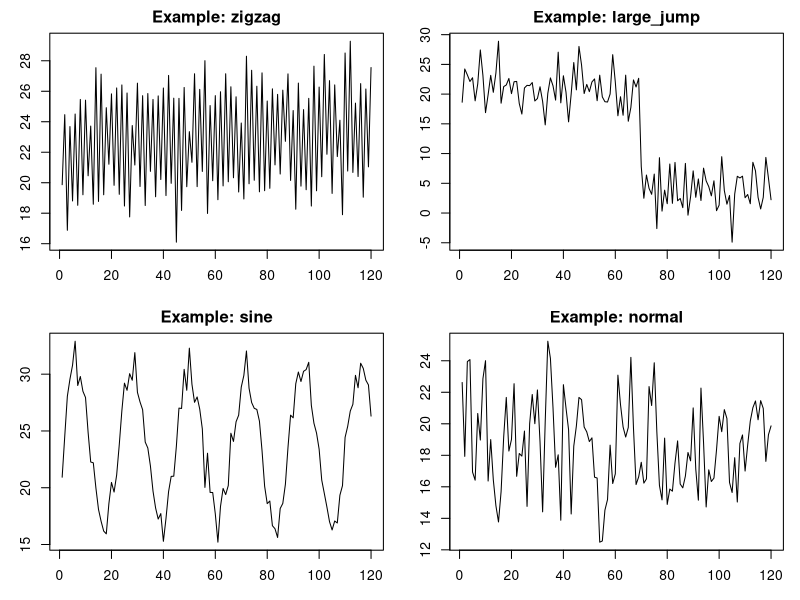
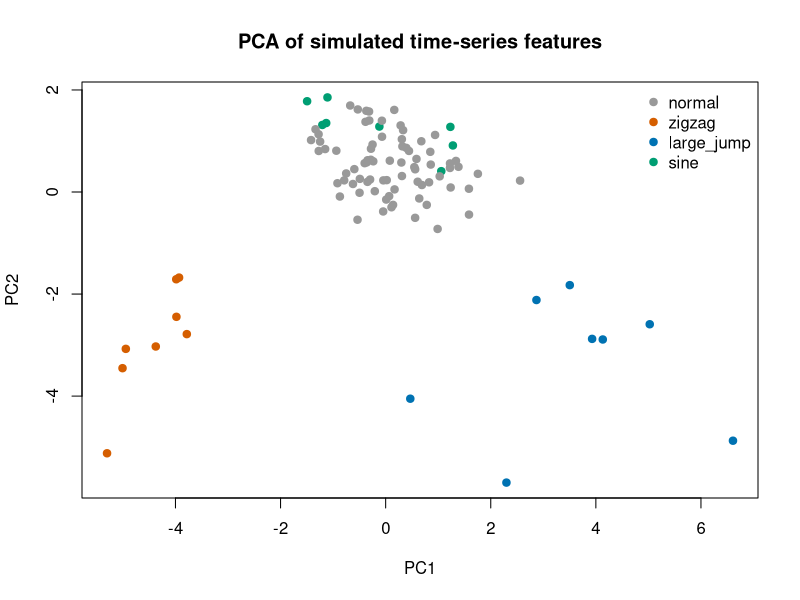

These charts were generated, in order, by the following R code:
# ============================================================
# Simulate 100 time series, compute temporal features, and run PCA
# Each series has 120 observations (> 20)
# ============================================================

# Install once if needed:
# install.packages("mgcv")

set.seed(20261029)

# -----------------------------
# 1. Generate 100 time series
# -----------------------------
n_series <- 100
n_time <- 120
time <- seq_len(n_time)

zigzag_ids <- 1:8
jump_ids   <- 9:16
sine_ids   <- 17:24

series_list <- vector("list", n_series)
metadata <- data.frame(
  series_id = sprintf("series_%03d", seq_len(n_series)),
  pattern = character(n_series),
  n = rep(n_time, n_series),
  jump_position = rep(NA_integer_, n_series),
  jump_size = rep(NA_real_, n_series)
)

for (i in seq_len(n_series)) {
  level <- rnorm(1, mean = 20, sd = 5)
  slope <- runif(1, min = -0.05, max = 0.08)
  noise_sd <- runif(1, min = 0.8, max = 2.8)
  noise <- rnorm(n_time, mean = 0, sd = noise_sd)
  trend <- slope * time

  if (i %in% zigzag_ids) {
    # Strong alternating up/down movement
    amplitude <- runif(1, 3, 6.5)
    y <- level + trend + amplitude * (-1)^time + 0.4 * noise
    metadata$pattern[i] <- "zigzag"

  } else if (i %in% jump_ids) {
    # One large sudden level shift
    jump_at <- sample(30:90, 1)
    jump_size <- sample(c(-1, 1), 1) * runif(1, 8, 18)
    y <- level + trend + noise
    y[(jump_at + 1):n_time] <- y[(jump_at + 1):n_time] + jump_size
    metadata$pattern[i] <- "large_jump"
    metadata$jump_position[i] <- jump_at + 1L
    metadata$jump_size[i] <- jump_size

  } else if (i %in% sine_ids) {
    # Clear sinusoidal pattern
    period <- runif(1, 18, 42)
    amplitude <- runif(1, 4, 8)
    phase <- runif(1, 0, 2 * pi)
    y <- level + trend +
      amplitude * sin(2 * pi * time / period + phase) +
      0.4 * noise
    metadata$pattern[i] <- "sine"

  } else {
    # Ordinary simulated series: trend + AR(1) noise;
    # a subset has only weak seasonality.
    phi <- runif(1, 0.1, 0.8)
    innovations <- rnorm(n_time, 0, noise_sd)
    ar_noise <- numeric(n_time)
    ar_noise[1] <- innovations[1]

    for (j in 2:n_time) {
      ar_noise[j] <- phi * ar_noise[j - 1] + innovations[j]
    }

    y <- level + trend + ar_noise

    if (runif(1) < 0.25) {
      period <- runif(1, 20, 60)
      weak_amplitude <- runif(1, 0.3, 1.5)
      phase <- runif(1, 0, 2 * pi)
      y <- y + weak_amplitude * sin(2 * pi * time / period + phase)
    }

    metadata$pattern[i] <- "normal"
  }

  series_list[[i]] <- as.numeric(y)
}

stopifnot(length(series_list) == 100)
stopifnot(all(lengths(series_list) > 20))

# Long-format data frame: one row per time point
series_data <- data.frame(
  series_id = rep(metadata$series_id, each = n_time),
  time = rep(time, times = n_series),
  value = unlist(series_list, use.names = FALSE)
)

# Optional overview plot of all generated series
old_par <- par(no.readonly = TRUE)
par(mfrow = c(2, 2), mar = c(3, 3, 2, 1))
for (p in c("zigzag", "large_jump", "sine", "normal")) {
  ids <- which(metadata$pattern == p)
  plot(time, series_list[[ids[1]]], type = "l",
       main = paste("Example:", p), xlab = "Time", ylab = "Value")
}
par(old_par)

# -----------------------------
# 2. Feature functions
# -----------------------------

max_abs_diff <- function(x) {
  x <- as.numeric(x)
  x <- x[is.finite(x)]
  if (length(x) < 2) return(NA_real_)
  max(abs(diff(x)))
}

sd_diff <- function(x) {
  x <- as.numeric(x)
  x <- x[is.finite(x)]
  if (length(x) < 3) return(NA_real_)
  stats::sd(diff(x))
}

jump_score_sd <- function(x) {
  x <- as.numeric(x)
  d <- diff(x)
  d <- d[is.finite(d)]
  if (length(d) < 2) return(NA_real_)
  s <- stats::sd(d)
  if (!is.finite(s) || s == 0) return(0)
  max(abs(d - stats::median(d))) / s
}

# Number of differences that are unusually large relative to the
# distribution of first differences. This is a simple threshold rule,
# not a formal change-point test.
detect_jumps_all <- function(x, threshold = 3) {
  x <- as.numeric(x)
  d <- diff(x)
  d <- d[is.finite(d)]
  if (length(d) < 2) return(0L)

  center <- stats::median(d)
  robust_sd <- stats::mad(d, center = center, constant = 1.4826)

  if (!is.finite(robust_sd) || robust_sd == 0) {
    # Fall back to the usual standard deviation if MAD is zero
    robust_sd <- stats::sd(d)
  }
  if (!is.finite(robust_sd) || robust_sd == 0) return(0L)

  as.integer(sum(abs(d - center) > threshold * robust_sd))
}

# Returns TRUE when a high proportion of consecutive differences
# change sign. Zigzag detection can also flag noisy alternating series.
detect_zigzag <- function(x, proportion_threshold = 0.70) {
  x <- as.numeric(x)
  d <- diff(x)
  d <- d[is.finite(d)]
  signs <- sign(d)
  signs <- signs[signs != 0]

  if (length(signs) < 3) return(FALSE)
  reversal_rate <- mean(signs[-1] != signs[-length(signs)])
  reversal_rate >= proportion_threshold
}

jump_score_mean <- function(x) {
  x <- as.numeric(x)
  d <- diff(x)
  d <- d[is.finite(d)]
  if (length(d) < 2) return(NA_real_)
  mean_abs_diff <- mean(abs(d))
  if (!is.finite(mean_abs_diff) || mean_abs_diff == 0) return(0)
  max(abs(d)) / mean_abs_diff
}

# Fraction of total variation left unexplained by a smooth GAM.
# Values closer to 0 indicate a series well represented by a smooth
# trend; values closer to 1 indicate more variation remains unexplained.
randomness_ratio_gam <- function(x) {
  if (!requireNamespace("mgcv", quietly = TRUE)) {
    stop("Package 'mgcv' is required. Run install.packages('mgcv').")
  }

  x <- as.numeric(x)
  ok <- is.finite(x)
  x <- x[ok]
  n <- length(x)

  if (n < 10 || !is.finite(stats::sd(x)) || stats::sd(x) == 0) {
    return(NA_real_)
  }

  dat <- data.frame(y = x, t = seq_len(n))
  k <- min(10L, max(4L, floor(n / 5)))
  fit <- mgcv::gam(y ~ s(t, k = k), data = dat, method = "REML")

  rss <- sum(stats::residuals(fit)^2)
  tss <- sum((x - mean(x))^2)
  if (tss == 0) return(0)
  max(0, min(1, rss / tss))
}

# Fraction of total variation left unexplained by LOESS.
randomness_ratio_loess <- function(x, span = 0.75) {
  x <- as.numeric(x)
  ok <- is.finite(x)
  x <- x[ok]
  n <- length(x)

  if (n < 10 || !is.finite(stats::sd(x)) || stats::sd(x) == 0) {
    return(NA_real_)
  }

  dat <- data.frame(y = x, t = seq_len(n))
  fit <- stats::loess(y ~ t, data = dat, span = span,
                      na.action = stats::na.exclude)
  fitted_values <- stats::predict(fit, newdata = dat)
  ok_fit <- is.finite(fitted_values)

  if (sum(ok_fit) < 3) return(NA_real_)
  rss <- sum((x[ok_fit] - fitted_values[ok_fit])^2)
  tss <- sum((x[ok_fit] - mean(x[ok_fit]))^2)
  if (tss == 0) return(0)
  max(0, min(1, rss / tss))
}

feature_names <- c(
  "max_abs_diff",
  "sd_diff",
  "jump_score_sd",
  "detect_jumps_all",
  "detect_zigzag",
  "jump_score_mean",
  "randomness_ratio_gam",
  "randomness_ratio_loess"
)

compute_features <- function(series) {
  c(
    max_abs_diff = max_abs_diff(series),
    sd_diff = sd_diff(series),
    jump_score_sd = jump_score_sd(series),
    detect_jumps_all = detect_jumps_all(series),
    detect_zigzag = as.numeric(detect_zigzag(series)),
    jump_score_mean = jump_score_mean(series),
    randomness_ratio_gam = randomness_ratio_gam(series),
    randomness_ratio_loess = randomness_ratio_loess(series)
  )
}

# -----------------------------
# 3. Compute features
# -----------------------------
feature_matrix <- t(vapply(
  series_list,
  compute_features,
  FUN.VALUE = setNames(numeric(length(feature_names)), feature_names)
))

feature_df <- data.frame(
  series_id = metadata$series_id,
  pattern = metadata$pattern,
  as.data.frame(feature_matrix, check.names = FALSE),
  check.names = FALSE
)

# -----------------------------
# 4. PCA on standardized features
# -----------------------------
X <- feature_df[, feature_names, drop = FALSE]

# PCA cannot use missing/infinite values. Median-impute any such values.
for (nm in names(X)) {
  bad <- !is.finite(X[[nm]])
  if (any(bad)) {
    good_values <- X[[nm]][!bad]
    replacement <- if (length(good_values)) median(good_values) else 0
    X[[nm]][bad] <- replacement
  }
}

# Remove features with zero variance before scaling.
keep <- vapply(X, function(z) stats::sd(z) > 0, logical(1))
if (sum(keep) < 2) stop("At least two non-constant features are needed for PCA.")

pca_fit <- stats::prcomp(X[, keep, drop = FALSE],
                         center = TRUE, scale. = TRUE)

pca_scores <- data.frame(
  series_id = metadata$series_id,
  pattern = metadata$pattern,
  PC1 = pca_fit$x[, 1],
  PC2 = if (ncol(pca_fit$x) >= 2) pca_fit$x[, 2] else 0
)

pca_variance <- data.frame(
  component = paste0("PC", seq_along(pca_fit$sdev)),
  standard_deviation = pca_fit$sdev,
  proportion_variance = pca_fit$sdev^2 / sum(pca_fit$sdev^2),
  cumulative_variance = cumsum(pca_fit$sdev^2 / sum(pca_fit$sdev^2))
)

# PCA scores plot
pattern_cols <- c(
  normal = "grey60",
  zigzag = "#D55E00",
  large_jump = "#0072B2",
  sine = "#009E73"
)
plot(
  pca_scores$PC1, pca_scores$PC2,
  col = pattern_cols[pca_scores$pattern],
  pch = 19,
  xlab = "PC1",
  ylab = "PC2",
  main = "PCA of simulated time-series features"
)
legend("topright", legend = names(pattern_cols),
       col = pattern_cols, pch = 19, bty = "n")

# -----------------------------
# 5. Optional tsstruct() call
# -----------------------------
# If tsstruct() is defined in your package/environment, you can also
# compute the features for an individual series using your interface:
#
# tsstruct(
#   x = series_list[[1]],
#   features = c(
#     "max_abs_diff", "sd_diff", "jump_score_sd",
#     "detect_jumps_all", "detect_zigzag", "jump_score_mean",
#     "randomness_ratio_gam", "randomness_ratio_loess"
#   )
# )
#
# The code above computes the same named features directly, so it does
# not depend on a particular tsstruct package implementation.

# -----------------------------
# 6. Export all outputs
# -----------------------------
write.csv(series_data, "simulated_100_series_long.csv", row.names = FALSE)
write.csv(metadata, "simulated_100_series_metadata.csv", row.names = FALSE)
write.csv(feature_df, "simulated_100_series_features.csv", row.names = FALSE)
write.csv(pca_scores, "simulated_100_series_pca_scores.csv", row.names = FALSE)
write.csv(pca_variance, "simulated_100_series_pca_variance.csv", row.names = FALSE)

# Keep objects available in the R session:
# series_list, series_data, metadata, feature_df, pca_fit, pca_scores,
# pca_variance
print(table(metadata$pattern))
print(head(feature_df))
print(pca_variance)
